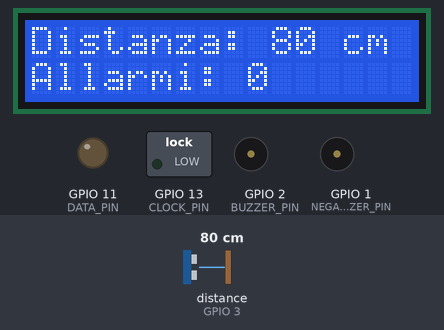
A sketch run on a simulated ESP32-S3. Shown: 16×2 character LCD, switched loads named in the sketch (green lamp = pin HIGH), output pins drawn as LEDs (lit = HIGH), buzzer (waves = sounding, pin HIGH). Wiring (inferred from the names in the program): ultrasonic range finder: trigger GPIO 4; echo GPIO 3. The test bench sets the inputs (shaded band); at power-on: distance to the obstacle (sensor on GPIO 3) 80 cm. The echo pulse lasts 58.3 µs per cm; WiFi joins after 1.5 s; servers stay silent unless stated; no MQTT or app messages arrive unless stated; pins used as bus, display or sensor lines are not drawn; what the sketch prints to the serial monitor is not drawn.

Above: at 4.7 s.
4.8 s: distance to the obstacle (sensor on GPIO 3) set to 22 cm
At 5.3 s:
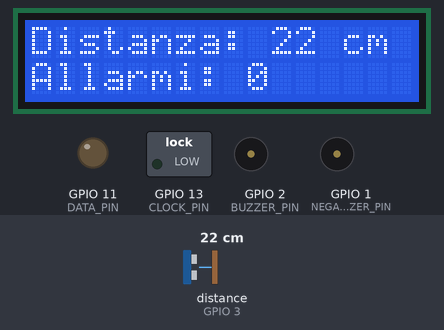
6.3 s: distance to the obstacle (sensor on GPIO 3) set to 17 cm
At 7.5 s:
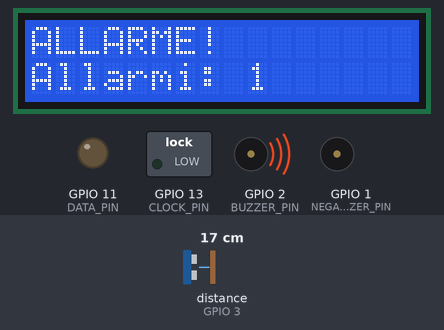
7.8 s: distance to the obstacle (sensor on GPIO 3) set to 250 cm
At 8.6 s:
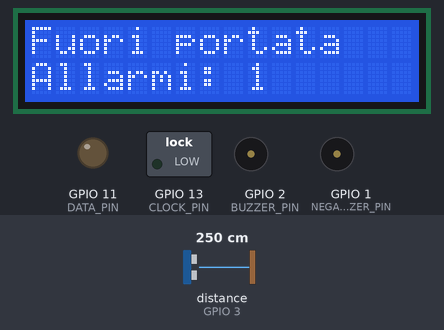
Timing chart, 0 to 10.8 s (numbered marks = the images above; inputs shaded):
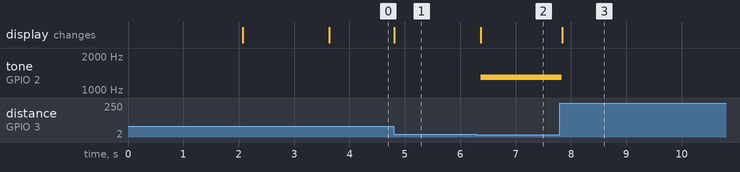

The sketch:

Progetto_Arduino_MQTT.ino
```cpp
#include <WiFi.h>
#include <PubSubClient.h>
#include <LiquidCrystal.h>

#define TRIG_PIN 4
#define ECHO_PIN 3
#define BUZZER_PIN 2
#define NEGATIVE_BUZZER_PIN 1
#define DATA_PIN 11
#define LATCH_PIN 12
#define CLOCK_PIN 13

LiquidCrystal lcd(10, 9, 5, 6, 7, 8);

// === CONFIGURAZIONE WiFi E MQTT ===
const char* ssid = "TUO_WIFI";              // ← Inserisci il tuo SSID
const char* password = "TUA_PASSWORD";      // ← Inserisci la tua password WiFi
const char* mqtt_server = "broker.hivemq.com";

WiFiClient espClient;
PubSubClient client(espClient);

// === VARIABILI DI STATO ===
int alarmCount = 0;
unsigned long negativeBuzzerStartTime = 0;
bool negativeBuzzerActive = false;

// === CODICI PER IL DISPLAY A 7 SEGMENTI ===
byte numbers[] = {
  0b00111111, 0b00000110, 0b01011011, 0b01001111,
  0b01100110, 0b01101101, 0b01111101, 0b00000111,
  0b01111111, 0b01101111
};

void setup_wifi() {
  WiFi.begin(ssid, password);
  Serial.print("Connessione al WiFi");
  while (WiFi.status() != WL_CONNECTED) {
    delay(500);
    Serial.print(".");
  }
  Serial.println("\n WiFi connesso");
}

void reconnect() {
  while (!client.connected()) {
    Serial.print("Connessione a MQTT...");
    if (client.connect("ESP32Client")) {
      Serial.println("  connesso");
    } else {
      Serial.print(" errore: ");
      Serial.print(client.state());
      delay(2000);
    }
  }
}

void setup() {
  Serial.begin(9600);
  pinMode(TRIG_PIN, OUTPUT);
  pinMode(ECHO_PIN, INPUT);
  pinMode(BUZZER_PIN, OUTPUT);
  pinMode(NEGATIVE_BUZZER_PIN, OUTPUT);
  pinMode(DATA_PIN, OUTPUT);
  pinMode(LATCH_PIN, OUTPUT);
  pinMode(CLOCK_PIN, OUTPUT);

  lcd.begin(16, 2);
  lcd.print("Inizializzazione...");
  delay(2000);
  lcd.clear();

  setup_wifi();
  client.setServer(mqtt_server, 1883);
}

void loop() {
  if (!client.connected()) reconnect();
  client.loop();

  // === Lettura distanza dal sensore HC-SR04 ===
  digitalWrite(TRIG_PIN, LOW);
  delayMicroseconds(2);
  digitalWrite(TRIG_PIN, HIGH);
  delayMicroseconds(10);
  digitalWrite(TRIG_PIN, LOW);
  long duration = pulseIn(ECHO_PIN, HIGH);
  long distance = duration * 0.0344 / 2;
  if (duration == 0 || distance > 200) distance = 999;

  Serial.print("📏 Distanza: ");
  Serial.print(distance);
  Serial.println(" cm");

  // === Pubblicazione su MQTT ===
  char payload[10];
  sprintf(payload, "%ld", distance);
  client.publish("arduino/distanza", payload);

  int frequency = constrain(map(distance, 2, 200, 1000, 5000), 100, 5000);
  static long lastDistance = -1;

  if (lastDistance != distance) {
    lcd.clear();
    if (distance < 20) {
      tone(BUZZER_PIN, frequency);
      alarmCount++;
      lcd.setCursor(0, 0);
      lcd.print("ALLARME!");

      if (alarmCount == 9) {
        tone(NEGATIVE_BUZZER_PIN, 1000);
        negativeBuzzerStartTime = millis();
        negativeBuzzerActive = true;
        alarmCount = 0;
      }
    } else if (distance < 200) {
      noTone(BUZZER_PIN);
      lcd.setCursor(0, 0);
      lcd.print("Distanza: ");
      lcd.print(distance);
      lcd.print(" cm");
    } else {
      noTone(BUZZER_PIN);
      lcd.setCursor(0, 0);
      lcd.print("Fuori portata");
    }
    lastDistance = distance;
  }

  // === Gestione buzzer negativo ===
  if (negativeBuzzerActive) {
    unsigned long elapsedTime = millis() - negativeBuzzerStartTime;
    if (elapsedTime >= 10000) {
      noTone(NEGATIVE_BUZZER_PIN);
      negativeBuzzerActive = false;
      lcd.clear();
      lcd.print("Buzzer finito!");
    } else {
      tone(NEGATIVE_BUZZER_PIN, 1000);
      int elapsedSeconds = elapsedTime / 1000;
      displayNumberOn7Segment(elapsedSeconds);
    }
  } else {
    lcd.setCursor(0, 1);
    lcd.print("Allarmi: ");
    lcd.print(alarmCount);
  }

  delay(100);
}

// === Display a 7 segmenti ===
void displayNumberOn7Segment(int num) {
  if (num > 9) num = 9;
  digitalWrite(LATCH_PIN, LOW);
  shiftOut(DATA_PIN, CLOCK_PIN, LSBFIRST, numbers[num]);
  digitalWrite(LATCH_PIN, HIGH);
}
```

Measured:
- the behaviour switches between 20 and 19 cm on distance to the obstacle (sensor on GPIO 3) (found by bisection; images 1 and 2)
- after the input at 4.8 s, the display: changes at once (image 1)
- after the input at 6.3 s, tone on GPIO 2 (BUZZER_PIN): silent → 1303 Hz after 0.07 s; the display: changes after 0.07 s (image 2)
- after the input at 7.8 s, tone on GPIO 2 (BUZZER_PIN): 1303 Hz → silent at once; the display: changes at once (image 3)
